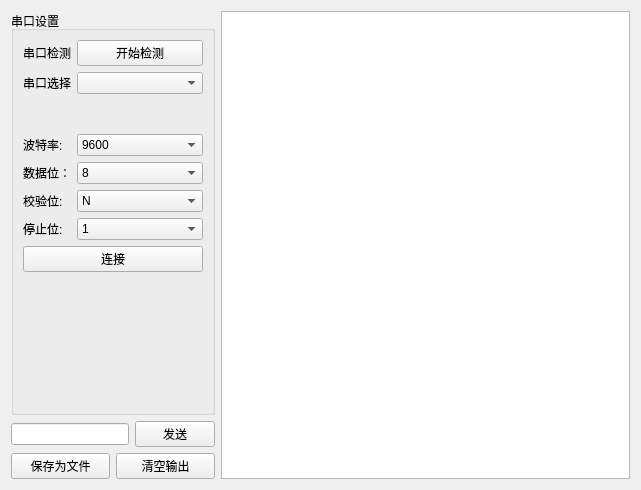
<?xml version="1.0" encoding="UTF-8"?>
<ui version="4.0">
 <class>Serial</class>
 <widget class="QWidget" name="Serial">
  <property name="geometry">
   <rect>
    <x>0</x>
    <y>0</y>
    <width>641</width>
    <height>490</height>
   </rect>
  </property>
  <property name="windowTitle">
   <string>Form</string>
  </property>
  <layout class="QGridLayout" name="gridLayout">
   <item row="0" column="0">
    <layout class="QHBoxLayout" name="horizontalLayout" stretch="1,2">
     <item>
      <layout class="QVBoxLayout" name="verticalLayout" stretch="4,1,1">
       <item>
        <widget class="QGroupBox" name="groupBox">
         <property name="sizePolicy">
          <sizepolicy hsizetype="Preferred" vsizetype="Preferred">
           <horstretch>0</horstretch>
           <verstretch>0</verstretch>
          </sizepolicy>
         </property>
         <property name="title">
          <string>串口设置</string>
         </property>
         <layout class="QFormLayout" name="formLayout">
          <item row="0" column="0">
           <widget class="QLabel" name="label">
            <property name="text">
             <string>串口检测</string>
            </property>
           </widget>
          </item>
          <item row="0" column="1">
           <widget class="QPushButton" name="CheckButton">
            <property name="text">
             <string>开始检测</string>
            </property>
           </widget>
          </item>
          <item row="1" column="0">
           <widget class="QLabel" name="label_5">
            <property name="text">
             <string>&lt;html&gt;&lt;head/&gt;&lt;body&gt;&lt;p align=&quot;center&quot;&gt;串口选择&lt;/p&gt;&lt;/body&gt;&lt;/html&gt;</string>
            </property>
           </widget>
          </item>
          <item row="1" column="1">
           <widget class="QComboBox" name="serialComboBox"/>
          </item>
          <item row="2" column="0" colspan="2">
           <widget class="QLabel" name="statues">
            <property name="text">
             <string>&lt;html&gt;&lt;head/&gt;&lt;body&gt;&lt;p align=&quot;center&quot;&gt;&lt;span style=&quot; color:#ff0000;&quot;&gt;&lt;br/&gt;&lt;/span&gt;&lt;/p&gt;&lt;/body&gt;&lt;/html&gt;</string>
            </property>
            <property name="textFormat">
             <enum>Qt::AutoText</enum>
            </property>
           </widget>
          </item>
          <item row="3" column="0">
           <widget class="QLabel" name="label_6">
            <property name="text">
             <string>&lt;html&gt;&lt;head/&gt;&lt;body&gt;&lt;p align=&quot;justify&quot;&gt;波特率:&lt;/p&gt;&lt;/body&gt;&lt;/html&gt;</string>
            </property>
           </widget>
          </item>
          <item row="3" column="1">
           <widget class="QComboBox" name="baudComboBox">
            <property name="currentText">
             <string>9600</string>
            </property>
            <property name="currentIndex">
             <number>0</number>
            </property>
            <item>
             <property name="text">
              <string>9600</string>
             </property>
            </item>
            <item>
             <property name="text">
              <string>2400</string>
             </property>
            </item>
            <item>
             <property name="text">
              <string>4800</string>
             </property>
            </item>
            <item>
             <property name="text">
              <string>12800</string>
             </property>
            </item>
            <item>
             <property name="text">
              <string>14400</string>
             </property>
            </item>
            <item>
             <property name="text">
              <string>19200</string>
             </property>
            </item>
            <item>
             <property name="text">
              <string>38400</string>
             </property>
            </item>
            <item>
             <property name="text">
              <string>57600</string>
             </property>
            </item>
            <item>
             <property name="text">
              <string>76800</string>
             </property>
            </item>
            <item>
             <property name="text">
              <string>115200</string>
             </property>
            </item>
            <item>
             <property name="text">
              <string>230400</string>
             </property>
            </item>
            <item>
             <property name="text">
              <string>460800</string>
             </property>
            </item>
           </widget>
          </item>
          <item row="4" column="0">
           <widget class="QLabel" name="label_7">
            <property name="text">
             <string>&lt;html&gt;&lt;head/&gt;&lt;body&gt;&lt;p align=&quot;justify&quot;&gt;数据位：&lt;/p&gt;&lt;/body&gt;&lt;/html&gt;</string>
            </property>
           </widget>
          </item>
          <item row="4" column="1">
           <widget class="QComboBox" name="dataComboBox">
            <item>
             <property name="text">
              <string>8</string>
             </property>
            </item>
            <item>
             <property name="text">
              <string>7</string>
             </property>
            </item>
            <item>
             <property name="text">
              <string>6</string>
             </property>
            </item>
            <item>
             <property name="text">
              <string>5</string>
             </property>
            </item>
           </widget>
          </item>
          <item row="5" column="0">
           <widget class="QLabel" name="label_8">
            <property name="text">
             <string>&lt;html&gt;&lt;head/&gt;&lt;body&gt;&lt;p align=&quot;justify&quot;&gt;校验位:&lt;/p&gt;&lt;/body&gt;&lt;/html&gt;</string>
            </property>
           </widget>
          </item>
          <item row="5" column="1">
           <widget class="QComboBox" name="checkComboBox">
            <item>
             <property name="text">
              <string>N</string>
             </property>
            </item>
           </widget>
          </item>
          <item row="6" column="0">
           <widget class="QLabel" name="label_9">
            <property name="text">
             <string>&lt;html&gt;&lt;head/&gt;&lt;body&gt;&lt;p align=&quot;justify&quot;&gt;停止位:&lt;/p&gt;&lt;/body&gt;&lt;/html&gt;</string>
            </property>
           </widget>
          </item>
          <item row="6" column="1">
           <widget class="QComboBox" name="stopComboBox">
            <item>
             <property name="text">
              <string>1</string>
             </property>
            </item>
            <item>
             <property name="text">
              <string>1.5</string>
             </property>
            </item>
            <item>
             <property name="text">
              <string>2</string>
             </property>
            </item>
           </widget>
          </item>
          <item row="7" column="0" colspan="2">
           <widget class="QPushButton" name="connectButton">
            <property name="text">
             <string>连接</string>
            </property>
           </widget>
          </item>
         </layout>
        </widget>
       </item>
       <item>
        <layout class="QHBoxLayout" name="horizontalLayout_2">
         <item>
          <widget class="QLineEdit" name="sendEdit"/>
         </item>
         <item>
          <widget class="QPushButton" name="sendButton">
           <property name="text">
            <string>发送</string>
           </property>
          </widget>
         </item>
        </layout>
       </item>
       <item>
        <layout class="QHBoxLayout" name="horizontalLayout_3">
         <item>
          <widget class="QPushButton" name="saveButton">
           <property name="text">
            <string>保存为文件</string>
           </property>
          </widget>
         </item>
         <item>
          <widget class="QPushButton" name="clearButton">
           <property name="text">
            <string>清空输出</string>
           </property>
          </widget>
         </item>
        </layout>
       </item>
      </layout>
     </item>
     <item>
      <widget class="QTextBrowser" name="tb"/>
     </item>
    </layout>
   </item>
  </layout>
 </widget>
 <resources/>
 <connections/>
</ui>
